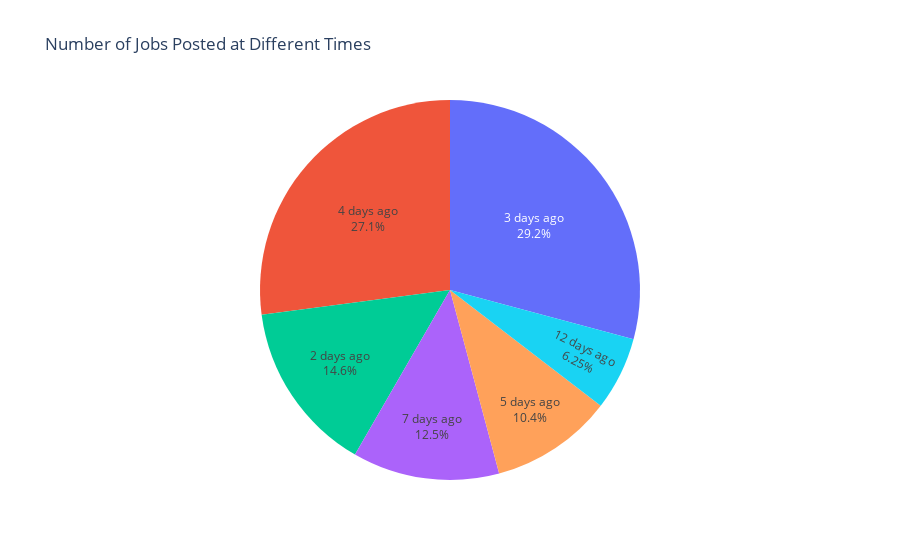

Notebook source saved alongside this figure:
### Code cell
# select the top 6 posted_at
df_post_at = df_post_at.groupby('detected_extensions.posted_at').count().reset_index()

df_post_at = df_post_at.sort_values(by='title', ascending=False).head(6)

# create a pie chart
fig = px.pie(df_post_at, values='title', names='detected_extensions.posted_at',
                title='Number of Jobs Posted at Different Times',
                labels={'detected_extensions.posted_at':'Posted at', 'title':'Number of Jobs'},
                )
fig.update_traces(textposition='inside', textinfo='percent+label')
fig.update_layout(showlegend=False)

fig.show()

### Figure 1 — Plotly figure (JSON) as saved in the notebook; plotly's stock layout.template omitted (floating-point values rounded to 4 significant figures)
{"data": [{"domain": {"x": [0, 1], "y": [0, 1]}, "hovertemplate": "Posted at=%{label}<br>Number of Jobs=%{value}<extra></extra>", "labels": ["3 days ago", "4 days ago", "2 days ago", "7 days ago", "5 days ago", "12 days ago"], "legendgroup": "", "name": "", "showlegend": true, "textinfo": "percent+label", "textposition": "inside", "type": "pie", "values": [14, 13, 7, 6, 5, 3]}], "layout": {"legend": {"tracegroupgap": 0}, "showlegend": false, "title": {"text": "Number of Jobs Posted at Different Times"}}}
